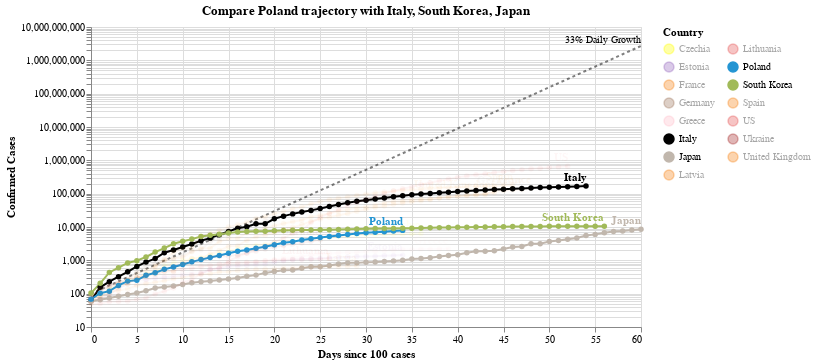

Write notebook code for a chart like this one.
### Code cell
#hide_input
chart3 = make_since_chart(['Poland'])
chart3

### Figure 1 — Vega-Lite specification as saved in the notebook (floating-point values rounded to 4 significant figures; data arrays with more than 128 entries replaced by an {"elided": "..."} marker saying what was removed)
{"config": {"view": {"continuousWidth": 400, "continuousHeight": 300}}, "layer": [{"mark": {"type": "line", "color": "black", "opacity": 0.5, "strokeDash": [3, 3]}, "encoding": {"x": {"type": "quantitative", "field": "Days since 100 cases"}, "y": {"type": "quantitative", "field": "Confirmed Cases"}}}, {"mark": {"type": "text", "align": "right", "dy": -6, "fontSize": 10, "text": "33% Daily Growth"}, "encoding": {"x": {"type": "quantitative", "field": "Days since 100 cases"}, "y": {"type": "quantitative", "field": "Confirmed Cases"}}, "transform": [{"filter": "(datum['Days since 100 cases'] >= 60)"}]}, {"data": {"name": "data-73036f777bb94661358b93d81920da4e"}, "mark": {"type": "line", "point": true}, "encoding": {"color": {"type": "nominal", "field": "Country", "legend": {"columns": 2}, "scale": {"domain": ["Czechia", "Estonia", "France", "Germany", "Greece", "Italy", "Japan", "Latvia", "Lithuania", "Poland", "South Korea", "Spain", "US", "Ukraine", "United Kingdom"], "range": ["yellow", "#9467bd", "#F58518", "#9D755D", "pink", "black", "#C1B7AD", "#F58518", "#E45756", "#2495D3", "#A1BA59", "#F58518", "#E45756", "brown", "#F58518"]}}, "opacity": {"condition": {"value": 1, "selection": "selector001"}, "value": 0.05}, "tooltip": [{"type": "nominal", "field": "Country"}, {"type": "temporal", "field": "Date"}, {"type": "quantitative", "field": "Confirmed Cases"}, {"type": "quantitative", "field": "Days since 100 cases"}], "x": {"type": "quantitative", "field": "Days since 100 cases"}, "y": {"type": "quantitative", "field": "Confirmed Cases", "scale": {"type": "log"}}}, "selection": {"selector001": {"type": "multi", "fields": ["Country"], "bind": "legend", "init": [{"Country": "Poland"}, {"Country": "Italy"}, {"Country": "South Korea"}, {"Country": "Japan"}]}}, "width": 550}, {"data": {"name": "data-73036f777bb94661358b93d81920da4e"}, "mark": {"type": "text", "align": "right", "dy": -8, "fontWeight": "bold"}, "encoding": {"color": {"type": "nominal", "field": "Country", "legend": {"columns": 2}, "scale": {"domain": ["Czechia", "Estonia", "France", "Germany", "Greece", "Italy", "Japan", "Latvia", "Lithuania", "Poland", "South Korea", "Spain", "US", "Ukraine", "United Kingdom"], "range": ["yellow", "#9467bd", "#F58518", "#9D755D", "pink", "black", "#C1B7AD", "#F58518", "#E45756", "#2495D3", "#A1BA59", "#F58518", "#E45756", "brown", "#F58518"]}}, "opacity": {"condition": {"value": 1, "selection": "selector001"}, "value": 0.05}, "text": {"type": "nominal", "field": "Country"}, "tooltip": [{"type": "nominal", "field": "Country"}, {"type": "temporal", "field": "Date"}, {"type": "quantitative", "field": "Confirmed Cases"}, {"type": "quantitative", "field": "Days since 100 cases"}], "x": {"type": "quantitative", "field": "Days since 100 cases"}, "y": {"type": "quantitative", "field": "Confirmed Cases", "scale": {"type": "log"}}}, "transform": [{"filter": "(datum['Date'] >= 1586995200000)"}], "width": 550}], "data": {"name": "data-9076f16e0009c2bfd9265aeefbe52db3"}, "title": "Compare Poland trajectory with Italy, South Korea, Japan", "$schema": "https://vega.github.io/schema/vega-lite/v4.0.2.json", "datasets": {"data-9076f16e0009c2bfd9265aeefbe52db3": [{"Days since 100 cases": 0, "Confirmed Cases": 100.0}, {"Days since 100 cases": 1, "Confirmed Cases": 133.0}, {"Days since 100 cases": 2, "Confirmed Cases": 176.9}, {"Days since 100 cases": 3, "Confirmed Cases": 235.3}, {"Days since 100 cases": 4, "Confirmed Cases": 312.9}, {"Days since 100 cases": 5, "Confirmed Cases": 416.2}, {"Days since 100 cases": 6, "Confirmed Cases": 553.5}, {"Days since 100 cases": 7, "Confirmed Cases": 736.1}, {"Days since 100 cases": 8, "Confirmed Cases": 979.1}, {"Days since 100 cases": 9, "Confirmed Cases": 1302.0}, {"Days since 100 cases": 10, "Confirmed Cases": 1732.0}, {"Days since 100 cases": 11, "Confirmed Cases": 2303.0}, {"Days since 100 cases": 12, "Confirmed Cases": 3064.0}, {"Days since 100 cases": 13, "Confirmed Cases": 4074.0}, {"Days since 100 cases": 14, "Confirmed Cases": 5419.0}, {"Days since 100 cases": 15, "Confirmed Cases": 7207.0}, {"Days since 100 cases": 16, "Confirmed Cases": 9586.0}, {"Days since 100 cases": 17, "Confirmed Cases": 12750.0}, {"Days since 100 cases": 18, "Confirmed Cases": 16960.0}, {"Days since 100 cases": 19, "Confirmed Cases": 22550.0}, {"Days since 100 cases": 20, "Confirmed Cases": 29990.0}, {"Days since 100 cases": 21, "Confirmed Cases": 39890.0}, {"Days since 100 cases": 22, "Confirmed Cases": 53060.0}, {"Days since 100 cases": 23, "Confirmed Cases": 70560.0}, {"Days since 100 cases": 24, "Confirmed Cases": 93850.0}, {"Days since 100 cases": 25, "Confirmed Cases": 124800.0}, {"Days since 100 cases": 26, "Confirmed Cases": 166000.0}, {"Days since 100 cases": 27, "Confirmed Cases": 220800.0}, {"Days since 100 cases": 28, "Confirmed Cases": 293700.0}, {"Days since 100 cases": 29, "Confirmed Cases": 390600.0}, {"Days since 100 cases": 30, "Confirmed Cases": 519500.0}, {"Days since 100 cases": 31, "Confirmed Cases": 690900.0}, {"Days since 100 cases": 32, "Confirmed Cases": 918900.0}, {"Days since 100 cases": 33, "Confirmed Cases": 1222000.0}, {"Days since 100 cases": 34, "Confirmed Cases": 1625000.0}, {"Days since 100 cases": 35, "Confirmed Cases": 2162000.0}, {"Days since 100 cases": 36, "Confirmed Cases": 2875000.0}, {"Days since 100 cases": 37, "Confirmed Cases": 3824000.0}, {"Days since 100 cases": 38, "Confirmed Cases": 5086000.0}, {"Days since 100 cases": 39, "Confirmed Cases": 6764000.0}, {"Days since 100 cases": 40, "Confirmed Cases": 8996000.0}, {"Days since 100 cases": 41, "Confirmed Cases": 11970000.0}, {"Days since 100 cases": 42, "Confirmed Cases": 15910000.0}, {"Days since 100 cases": 43, "Confirmed Cases": 21170000.0}, {"Days since 100 cases": 44, "Confirmed Cases": 28150000.0}, {"Days since 100 cases": 45, "Confirmed Cases": 37440000.0}, {"Days since 100 cases": 46, "Confirmed Cases": 49790000.0}, {"Days since 100 cases": 47, "Confirmed Cases": 66230000.0}, {"Days since 100 cases": 48, "Confirmed Cases": 88080000.0}, {"Days since 100 cases": 49, "Confirmed Cases": 117100000.0}, {"Days since 100 cases": 50, "Confirmed Cases": 155800000.0}, {"Days since 100 cases": 51, "Confirmed Cases": 207200000.0}, {"Days since 100 cases": 52, "Confirmed Cases": 275600000.0}, {"Days since 100 cases": 53, "Confirmed Cases": 366600000.0}, {"Days since 100 cases": 54, "Confirmed Cases": 487500000.0}, {"Days since 100 cases": 55, "Confirmed Cases": 648400000.0}, {"Days since 100 cases": 56, "Confirmed Cases": 862400000.0}, {"Days since 100 cases": 57, "Confirmed Cases": 1147000000.0}, {"Days since 100 cases": 58, "Confirmed Cases": 1525000000.0}, {"Days since 100 cases": 59, "Confirmed Cases": 2029000000.0}, {"Days since 100 cases": 60, "Confirmed Cases": 2698000000.0}], "data-73036f777bb94661358b93d81920da4e": {"elided": "645 records"}}}
